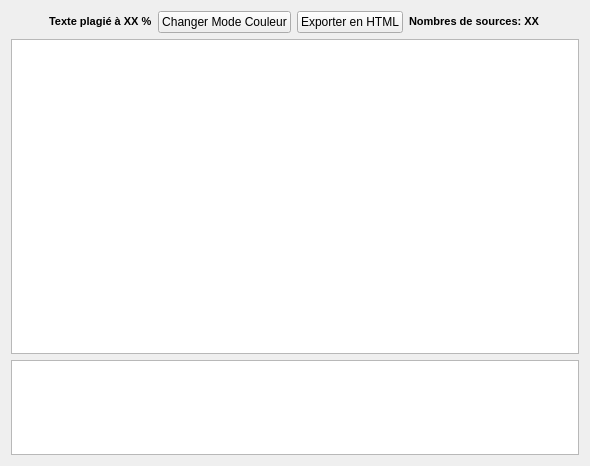
<?xml version="1.0" encoding="UTF-8"?>
<ui version="4.0">
 <class>Resultat</class>
 <widget class="QWidget" name="Resultat">
  <property name="geometry">
   <rect>
    <x>0</x>
    <y>0</y>
    <width>590</width>
    <height>466</height>
   </rect>
  </property>
  <property name="windowTitle">
   <string>Resultat</string>
  </property>
  <property name="windowIcon">
   <iconset resource="../Ressources/antiplagia.qrc">
    <normaloff>:/Images/AP.png</normaloff>:/Images/AP.png</iconset>
  </property>
  <layout class="QGridLayout" name="gridLayout">
   <property name="verticalSpacing">
    <number>6</number>
   </property>
   <item row="1" column="0" colspan="6">
    <widget class="QTextBrowser" name="textBrowser">
     <property name="openExternalLinks">
      <bool>true</bool>
     </property>
     <property name="openLinks">
      <bool>true</bool>
     </property>
    </widget>
   </item>
   <item row="0" column="3">
    <widget class="QPushButton" name="pushButton">
     <property name="text">
      <string>Exporter en HTML</string>
     </property>
    </widget>
   </item>
   <item row="0" column="0">
    <spacer name="horizontalSpacer">
     <property name="orientation">
      <enum>Qt::Horizontal</enum>
     </property>
     <property name="sizeHint" stdset="0">
      <size>
       <width>40</width>
       <height>20</height>
      </size>
     </property>
    </spacer>
   </item>
   <item row="0" column="5">
    <spacer name="horizontalSpacer_2">
     <property name="orientation">
      <enum>Qt::Horizontal</enum>
     </property>
     <property name="sizeHint" stdset="0">
      <size>
       <width>40</width>
       <height>20</height>
      </size>
     </property>
    </spacer>
   </item>
   <item row="0" column="2">
    <widget class="QPushButton" name="pushButton_2">
     <property name="text">
      <string>Changer Mode Couleur</string>
     </property>
    </widget>
   </item>
   <item row="0" column="1">
    <widget class="QLabel" name="label">
     <property name="text">
      <string>&lt;!DOCTYPE HTML PUBLIC &quot;-//W3C//DTD HTML 4.0//EN&quot; &quot;http://www.w3.org/TR/REC-html40/strict.dtd&quot;&gt;
&lt;html&gt;&lt;head&gt;&lt;meta name=&quot;qrichtext&quot; content=&quot;1&quot; /&gt;&lt;style type=&quot;text/css&quot;&gt;
p, li { white-space: pre-wrap; }
&lt;/style&gt;&lt;/head&gt;&lt;body style=&quot; font-family:'MS Shell Dlg 2'; font-size:8.25pt; font-weight:400; font-style:normal;&quot;&gt;
&lt;p style=&quot; margin-top:12px; margin-bottom:12px; margin-left:0px; margin-right:0px; -qt-block-indent:0; text-indent:0px;&quot;&gt;&lt;span style=&quot; font-size:8pt; font-weight:600;&quot;&gt;Texte plagié à XX %&lt;/span&gt;&lt;/p&gt;&lt;/body&gt;&lt;/html&gt;</string>
     </property>
    </widget>
   </item>
   <item row="0" column="4">
    <widget class="QLabel" name="label_2">
     <property name="text">
      <string>&lt;!DOCTYPE HTML PUBLIC &quot;-//W3C//DTD HTML 4.0//EN&quot; &quot;http://www.w3.org/TR/REC-html40/strict.dtd&quot;&gt;
&lt;html&gt;&lt;head&gt;&lt;meta name=&quot;qrichtext&quot; content=&quot;1&quot; /&gt;&lt;style type=&quot;text/css&quot;&gt;
p, li { white-space: pre-wrap; }
&lt;/style&gt;&lt;/head&gt;&lt;body style=&quot; font-family:'MS Shell Dlg 2'; font-size:8.25pt; font-weight:400; font-style:normal;&quot;&gt;
&lt;p style=&quot; margin-top:0px; margin-bottom:0px; margin-left:0px; margin-right:0px; -qt-block-indent:0; text-indent:0px;&quot;&gt;&lt;span style=&quot; font-size:8pt; font-weight:600;&quot;&gt;Nombres de sources: XX&lt;/span&gt;&lt;/p&gt;&lt;/body&gt;&lt;/html&gt;</string>
     </property>
    </widget>
   </item>
   <item row="2" column="0" colspan="6">
    <widget class="QTextBrowser" name="textBrowser_2">
     <property name="maximumSize">
      <size>
       <width>16777215</width>
       <height>95</height>
      </size>
     </property>
     <property name="openExternalLinks">
      <bool>true</bool>
     </property>
     <property name="openLinks">
      <bool>true</bool>
     </property>
    </widget>
   </item>
  </layout>
 </widget>
 <resources>
  <include location="../Ressources/antiplagia.qrc"/>
 </resources>
 <connections/>
</ui>
